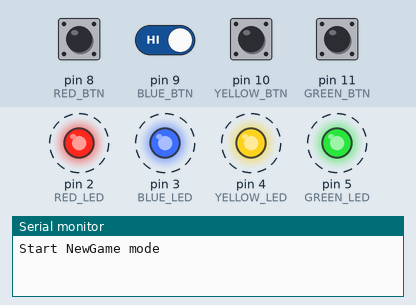
Simulated run of this program. Board: Arduino Uno, built with avr-gcc and run on an emulated ATmega328P. Parts: output pins drawn as LEDs (lit = HIGH), the last lines printed to the serial monitor. Dashed ring = blinking. The test bench sets the inputs (shaded band); at power-on: pin 8 (RED_BTN), pin 9 (BLUE_BTN), pin 10 (YELLOW_BTN), pin 11 (GREEN_BTN) HIGH. Random numbers use the default seed unless the program sets one.

Above: at 3.8 s.
3.9 s: pin 8 (RED_BTN) pulled LOW for 1.3 s
At 5.5 s:
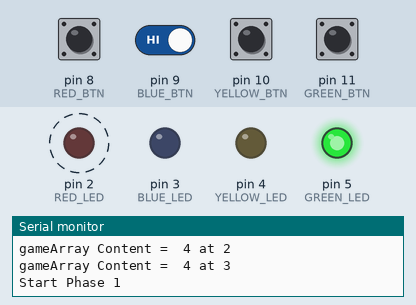
7.8 s: pin 8 (RED_BTN) pulled LOW for 1.3 s
10.6 s: pin 8 (RED_BTN) driven LOW and pin 9 (BLUE_BTN) driven LOW
At 13.3 s:
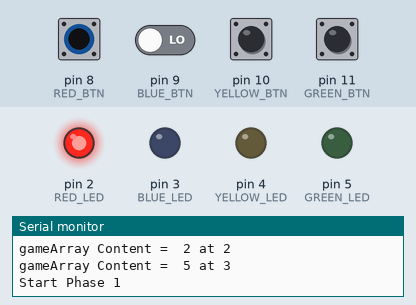
14.1 s: pin 8 (RED_BTN) driven HIGH
15.6 s: pin 8 (RED_BTN) driven LOW
At 22.2 s:
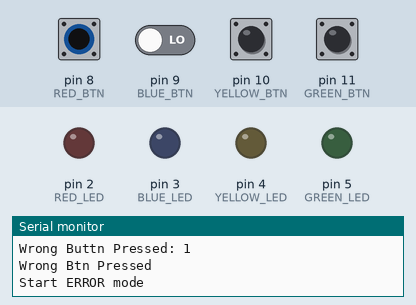
Timing chart, 0 to 25.0 s (numbered marks = the images above; inputs shaded):
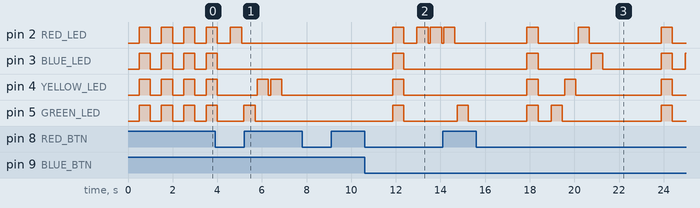

Measured:
- after the input at 10.6 s, pin 2 (RED_LED): goes HIGH 0.50 s, LOW 0.59 s, HIGH 0.50 s, LOW 0.10 s, HIGH 0.50 s, then LOW, starting after 1.3 s; pin 3 (BLUE_LED), pin 4 (YELLOW_LED), pin 5 (GREEN_LED): LOW → HIGH after 1.3 s, → LOW 0.50 s later
- after the input at 15.6 s, pin 2 (RED_LED): goes HIGH 0.50 s, LOW 1.8 s, HIGH 0.50 s, LOW 3.2 s, HIGH 0.50 s, then LOW, starting after 2.3 s; pin 3 (BLUE_LED): LOW → HIGH after 2.3 s, then repeats every 2.9 s: LOW 2.4 s, HIGH 0.50 s

The program:

main.cpp
```cpp
#include <Arduino.h>

#define RED_LED 2
#define BLUE_LED 3
#define YELLOW_LED 4
#define GREEN_LED 5

#define BTN_LED 6

#define RED_BTN 8
#define BLUE_BTN 9
#define YELLOW_BTN 10
#define GREEN_BTN 11

void setUpPins(); // Intiates all used Pins and turns every led off
void turnOffAllLed();
void turnOnAllLed();

enum BTN
{
  Red = RED_BTN,
  Blue = BLUE_BTN,
  Yellow = YELLOW_BTN,
  Green = GREEN_BTN
};

enum GameMode
{
  Ongoing,
  Error,
  NewGame,
  Victory
};

long currentTime = millis(); // Gets Current Runtime
int gameArr[20];             // This is the array wihch holds the current order of requested Button inputs
int currentIndex;            // current Index of the Count of inputs reuqested
int getRandom();             // gets a random Number betweeen 2 and 5

void populateGameArr();     // fills the gameArr with random numbers for the currentIndex
void showLed();             // led blink the order from gameArr
bool btnInput();            // The Player is requiered to put the led out back in the right order by pressing the correalted Btn
bool isBtnPressed(BTN btn); // Returns true only if the ONLY the right Btn is pressed in a timeframe of 3 seconds

void newGame();     // While Newgame is active all Led Blink and the game starts by pressing the red Btn
void errorMode();   // While ErrorMode is active the BTN LED blinks and newGameModeis initiated by pressing the red Btn
void victoryMode(); // While VictoryMode is active All Led blink in a patter resambleing a wave and newGameModeis initiated by pressing the red Btn
GameMode currentMode;

void setup()
{
  Serial.begin(9600);
  randomSeed(analogRead(A0)); // sets a almost random seed
  setUpPins();
  currentMode = NewGame;
  // put your setup code here, to run once:
}

void loop()
{
  if (currentMode == Ongoing)
  {
    populateGameArr();
    showLed();
    bool res = btnInput();
    if (!res)
    {
      currentIndex = 4;
      currentMode = Error;
    }
    if (currentIndex < 7)
    {
      currentIndex++;
    }
    else
    {
      currentMode = Victory;
    }
  }
  else if (currentMode == Error)
  {
    errorMode();
  }
  else if (currentMode == Victory)
  {
    victoryMode();
  }
  else
  {
    newGame();
  }

  Serial.println("");
  // put your main code here, to run repeatedly:
}

int getRandom()
{
  return (int)random(2, 6);
}

void setUpPins()
{
  pinMode(RED_LED, OUTPUT);
  pinMode(BLUE_LED, OUTPUT);
  pinMode(YELLOW_LED, OUTPUT);
  pinMode(GREEN_LED, OUTPUT);
  pinMode(BTN_LED, OUTPUT);

  pinMode(RED_BTN, INPUT_PULLUP);
  pinMode(BLUE_BTN, INPUT_PULLUP);
  pinMode(YELLOW_BTN, INPUT_PULLUP);
  pinMode(GREEN_BTN, INPUT_PULLUP);

  turnOffAllLed();
  pinMode(BTN_LED, LOW);
}
void turnOffAllLed()
{

  digitalWrite(RED_LED, LOW);
  digitalWrite(BLUE_LED, LOW);
  digitalWrite(YELLOW_LED, LOW);
  digitalWrite(GREEN_LED, LOW);
  digitalWrite(BTN_LED, LOW);
}

void turnOnAllLed()
{

  digitalWrite(RED_LED, HIGH);
  digitalWrite(BLUE_LED, HIGH);
  digitalWrite(YELLOW_LED, HIGH);
  digitalWrite(GREEN_LED, HIGH);
  digitalWrite(BTN_LED, HIGH);
}

void populateGameArr()
{
  for (int i = 0; i < currentIndex; i++)
  {
    gameArr[i] = getRandom();
    Serial.println("gameArray Content =  " + String(gameArr[i]) + " at " + String(i));
  }
}
void showLed()
{
  Serial.println("Start Phase 1");
  for (int i = 0; i < currentIndex; i++)
  {
    digitalWrite(gameArr[i], HIGH);
    delay(500);
    digitalWrite(gameArr[i], LOW);
    delay(100);
  }
}

bool btnInput()
{
  Serial.println("Start Phase 2");
  bool wrongPress = false;
  int i = 0;
  while (i < currentIndex && !wrongPress)
  {
    BTN btn = static_cast<BTN>(gameArr[i] + 6);
    if (isBtnPressed(btn))
    {
      Serial.println("Correct Btn Pressed");
    }
    else
    {
      Serial.println("Wrong Btn Pressed");
      wrongPress = true;
    }
    i++;
  }
  return !wrongPress;
}

bool isBtnPressed(BTN btn)
{
  bool isRightBtnPressend = false;
  bool isWrongBtnPressend = false;
  digitalWrite(BTN_LED, HIGH);
  Serial.println("Please press the Btn at " + String(btn));
  currentTime = millis();
  long neededTime = currentTime + 3000;
  while (currentTime < neededTime && !isRightBtnPressend && !isWrongBtnPressend)
  {
    currentTime = millis();
    for (int i = Red; i <= Green; i++)
    {
      if (!digitalRead(i))
      {
        if (btn == i)
        {
          isRightBtnPressend = true;
        }
        else
        {

          isWrongBtnPressend = true;
        }
      }
    }
  }
  digitalWrite(BTN_LED, LOW);
  if (neededTime > currentTime)
  {
    delay(500);
  }
  Serial.println("Right Buttn Pressed: " + String(isRightBtnPressend));
  Serial.println("Wrong Buttn Pressed: " + String(isWrongBtnPressend));
  return (isRightBtnPressend && !isWrongBtnPressend);
}

void errorMode()
{
  Serial.println("Start ERROR mode");
  while (currentMode == Error)
  {
    digitalWrite(BTN_LED, HIGH);
    delay(500);
    digitalWrite(BTN_LED, LOW);
    delay(500);
    if (!digitalRead((RED_BTN)))
    {
      currentMode = NewGame;
    }
  }
  delay(500);
  Serial.println("EXIT ERROR mode");
}

void newGame()
{
  Serial.println("Start NewGame mode");
  currentIndex = 4;
  while (currentMode == NewGame)
  {
    turnOffAllLed();
    delay(500);
    turnOnAllLed();
    digitalWrite(BTN_LED, LOW);
    delay(500);
    if (!digitalRead((RED_BTN)))
    {
      currentMode = Ongoing;
    }
  }
  turnOffAllLed();
  delay(500);

  Serial.println("EXIT NewGame mode");
}

void victoryMode()
{
  int delaytime = 200;
  while (currentMode == Victory)
  {
    digitalWrite(RED_LED, HIGH);
    delay(delaytime);
    digitalWrite(BLUE_LED, HIGH);
    delay(delaytime);
    digitalWrite(RED_LED, LOW);
    digitalWrite(YELLOW_LED, HIGH);
    delay(delaytime);
    if (!digitalRead(RED_BTN))
    {
      currentMode = NewGame;
    }
    digitalWrite(BLUE_LED, LOW);
    digitalWrite(GREEN_LED, HIGH);
    delay(delaytime);
    digitalWrite(YELLOW_LED, LOW);
    delay(delaytime);
    if (!digitalRead(RED_BTN))
    {
      currentMode = NewGame;
    }
    digitalWrite(YELLOW_LED, HIGH);
    delay(delaytime);
    digitalWrite(GREEN_LED, LOW);
    delay(delaytime);
    digitalWrite(YELLOW_LED, LOW);
    digitalWrite(BLUE_LED, HIGH);
    delay(delaytime);
    digitalWrite(BLUE_LED, LOW);
    digitalWrite(RED_LED, HIGH);
    delay(delaytime);
    digitalWrite(BLUE_LED, LOW);
    if (!digitalRead(RED_BTN))
    {
      currentMode = NewGame;
    }
  }
}
```
